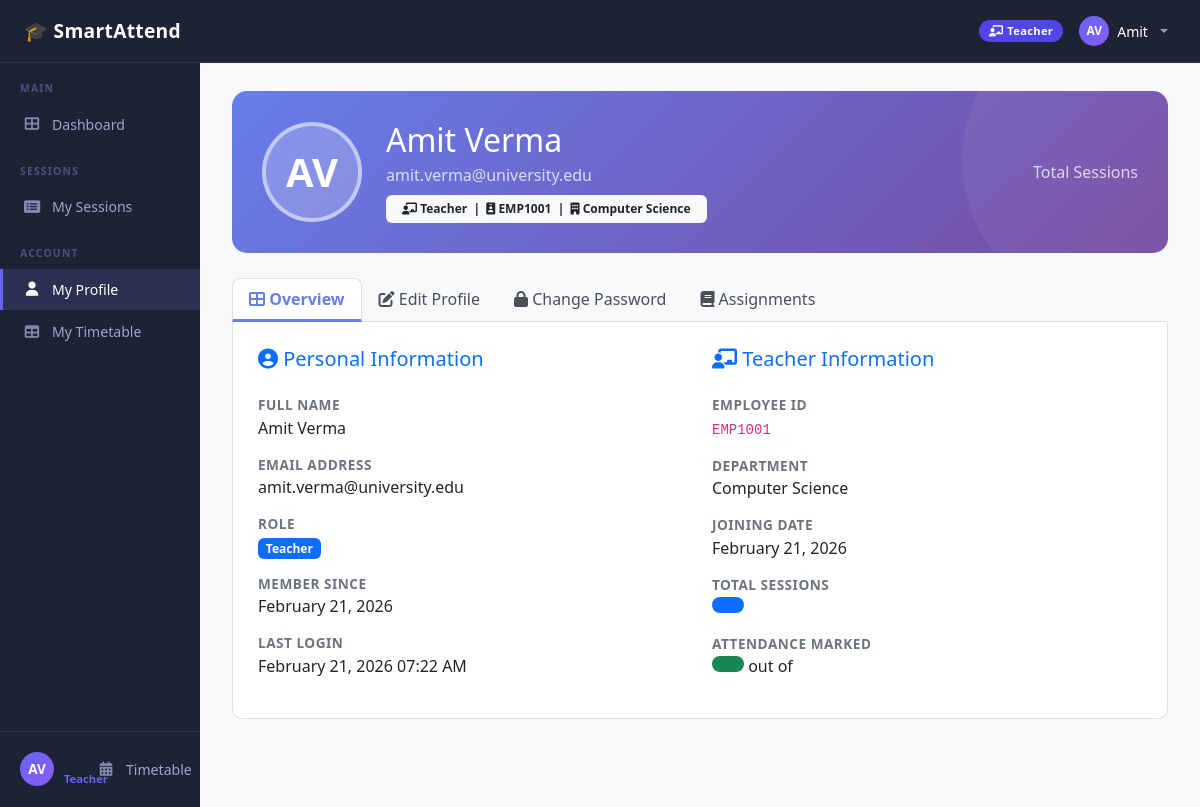
The app's page /accounts/profile/ (signed in), older data.
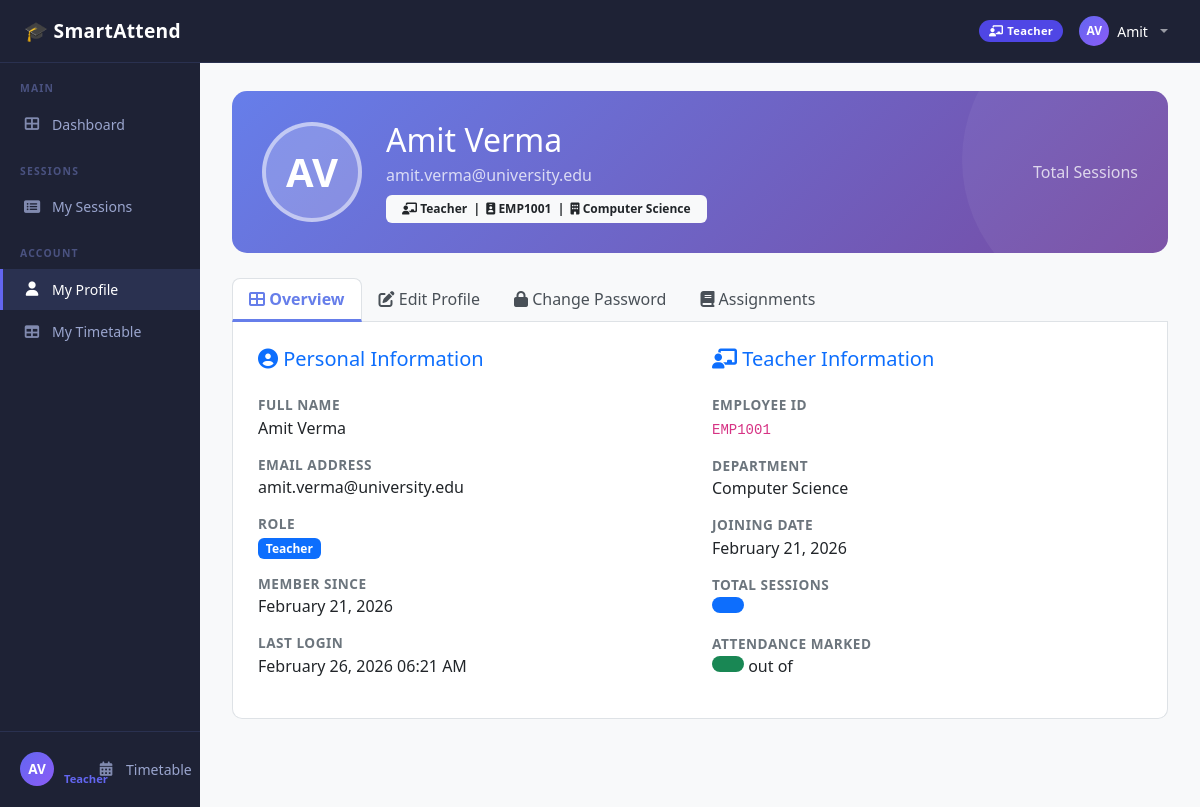
The same page, newer data.
### apps/accounts/models.py (models this page shows, shortened)
class CustomUser(AbstractBaseUser, PermissionsMixin):
    USER_TYPE_CHOICES = (
        ('student', 'Student'),
        ('teacher', 'Teacher'),
        ('management', 'Management'),
    )
    email = models.EmailField(unique=True, verbose_name='Email Address')
    first_name = models.CharField(max_length=50)
    last_name = models.CharField(max_length=50)
    user_type = models.CharField(max_length=15, choices=USER_TYPE_CHOICES)
    profile_pic = models.ImageField(
        upload_to='profile_pics/',
        blank=True,
        null=True,
        verbose_name='Profile Picture'
    )
    is_active = models.BooleanField(default=True)
    is_staff = models.BooleanField(default=False)
    date_joined = models.DateTimeField(auto_now_add=True)
    last_login = models.DateTimeField(auto_now=True)
    objects = CustomUserManager()
    USERNAME_FIELD = 'email'
    REQUIRED_FIELDS = ['first_name', 'last_name', 'user_type']
    class Meta:
        verbose_name = 'User'
        verbose_name_plural = 'Users'
        ordering = ['-date_joined']
    def get_full_name(self):
        return f"{self.first_name} {self.last_name}"

### apps/accounts/views.py (the view)
# urls.py: path('profile/', views.profile, name='profile'),
@login_required
def profile(request):
    user = request.user
    context = {
        'user': user,
    }
    if user.user_type == 'student':
        context['student'] = user.student_profile
        context['attendance_percentage'] = user.student_profile.get_attendance_percentage()
    elif user.user_type == 'teacher':
        context['teacher'] = user.teacher_profile
    return render(request, 'accounts/profile.html', context)

### apps/accounts/context_processors.py (called while the page is built)
def sidebar_context(request):
    context = {}
    if request.user.is_authenticated:
        if request.user.user_type == 'management':
            context['all_sections'] = Section.objects.all().order_by('semester', 'code')
    return context

### templates/accounts/profile.html (shortened to what the changed rows need)
{% extends 'base.html' %}
{% load static %}
{% block content %}
<div class="profile-header">
    <div class="row align-items-center">
        <div class="col-auto">
            <div class="profile-avatar">
                {% if user.profile_pic %}
                    <img src="{{ user.profile_pic.url }}" alt="Profile Picture">
                {% else %}
                    {{ user.first_name|first }}{{ user.last_name|first }}
                {% endif %}
            </div>
        </div>
        <div class="col">
            <h2 class="mb-1">{{ user.get_full_name }}</h2>
            <p class="mb-2 opacity-75">{{ user.email }}</p>
            <span class="badge bg-light text-dark px-3 py-2">
                {% if user.user_type == 'student' %}
                    <i class="fas fa-graduation-cap"></i> Student
                    &nbsp;|&nbsp;
                    <i class="fas fa-id-card"></i> {{ student.roll_number }}
                    &nbsp;|&nbsp;
                    <i class="fas fa-users"></i> {{ student.section.code }}
                {% elif user.user_type == 'teacher' %}
                    <i class="fas fa-chalkboard-teacher"></i> Teacher
                    &nbsp;|&nbsp;
                    <i class="fas fa-id-badge"></i> {{ teacher.employee_id }}
                    &nbsp;|&nbsp;
                    <i class="fas fa-building"></i> {{ teacher.department }}
                {% else %}
                    <i class="fas fa-user-shield"></i> Management
                {% endif %}
            </span>
        </div>
    </div>
</div>
<div class="tab-content" id="profileTabsContent">
    <div class="tab-pane fade show active" id="overview" role="tabpanel">
        <div class="row">
            <div class="col-md-6">
                <h5 class="mb-4 text-primary">
                    <i class="fas fa-user-circle"></i> Personal Information
                </h5>
                <div class="info-label">Full Name</div>
                <div class="info-value">{{ user.get_full_name }}</div>
                <div class="info-label">Email Address</div>
                <div class="info-value">{{ user.email }}</div>
                <div class="info-label">Role</div>
                <div class="info-value">
                    <span class="badge bg-primary">{{ user.get_user_type_display }}</span>
                </div>
                <div class="info-label">Member Since</div>
                <div class="info-value">{{ user.date_joined|date:"F d, Y" }}</div>
                <div class="info-label">Last Login</div>
                <div class="info-value">{{ user.last_login|date:"F d, Y h:i A" }}</div>
            </div>
        </div>
    </div>
</div>
{% endblock %}

### templates/base.html (shortened to what the changed rows need)
<!DOCTYPE html>
<html lang="en">
<head>
    <link href="https://cdn.jsdelivr.net/npm/bootstrap@5.3.0/dist/css/bootstrap.min.css" rel="stylesheet">
    <link href="https://cdnjs.cloudflare.com/ajax/libs/font-awesome/6.4.0/css/all.min.css" rel="stylesheet">
</head>
<body>
<nav class="navbar navbar-expand-lg navbar-dark"
      style="background: #1e2235; border-bottom: 1px solid #2a3150;
            position: sticky; top: 0; z-index: 1030;">
    <div class="container-fluid px-4">
        <div class="collapse navbar-collapse" id="navbarNav">
            <ul class="navbar-nav ms-auto align-items-center gap-2">
                {% if user.is_authenticated %}
                {% if user.user_type == 'student' %}
    <span class="role-badge"
          style="background:#059669; color:#ffffff;">
        <i class="fas fa-graduation-cap me-1"></i>Student
    </span>
{% elif user.user_type == 'teacher' %}
    <span class="role-badge"
          style="background:#4f46e5; color:#ffffff;">
        <i class="fas fa-chalkboard-teacher me-1"></i>Teacher
    </span>
{% elif user.user_type == 'management' %}
    <span class="role-badge"
          style="background:#d97706; color:#ffffff;">
        <i class="fas fa-user-shield me-1"></i>Management
    </span>
{% endif %}
                <li class="nav-item dropdown">
                    <a class="nav-link dropdown-toggle d-flex align-items-center gap-2"
                       href="#" id="userDropdown" role="button"
                       data-bs-toggle="dropdown">
                        <div style="width:30px;height:30px;border-radius:50%;
                                    background:linear-gradient(135deg,#6366f1,#8b5cf6);
                                    display:flex;align-items:center;justify-content:center;
                                    font-size:0.75rem;font-weight:700;color:white;overflow:hidden;">
                            {% if user.profile_pic %}
                                <img src="{{ user.profile_pic.url }}"
                                     style="width:100%;height:100%;object-fit:cover;">
                            {% else %}
                                {{ user.first_name|first }}{{ user.last_name|first }}
                            {% endif %}
                        </div>
                        <span class="text-white small fw-600">{{ user.first_name }}</span>
                    </a>
                </li>
                {% endif %}
            </ul>
        </div>
    </div>
</nav>
<div class="container-fluid p-0">
    <div class="row g-0">
        {% if user.is_authenticated %}
        <nav class="col-md-2 sidebar d-none d-md-flex flex-column justify-content-between">
            <div>
                {% if user.user_type == 'student' %}
                <div class="sidebar-section-label">Main</div>
                <a href="{% url 'attendance:student_dashboard' %}"
                   class="sidebar-link {% if request.resolver_match.url_name == 'student_dashboard' %}active{% endif %}">
                    <i class="fas fa-th-large"></i> Dashboard
                </a>
                <div class="sidebar-section-label">Attendance</div>
                <a href="{% url 'attendance:student_attendance_detail' %}"
                   class="sidebar-link {% if request.resolver_match.url_name == 'student_attendance_detail' %}active{% endif %}">
                    <i class="fas fa-calendar-check"></i> My Attendance
                </a>
                <a href="{% url 'attendance:student_schedule' %}"
                   class="sidebar-link {% if request.resolver_match.url_name == 'student_schedule' %}active{% endif %}">
                    <i class="fas fa-calendar-week"></i> My Schedule
                </a>
                <div class="sidebar-section-label">Account</div>
                <a href="{% url 'profile' %}"
                   class="sidebar-link {% if request.resolver_match.url_name == 'profile' %}active{% endif %}">
                    <i class="fas fa-user"></i> My Profile
                </a>
                <a href="{% url 'attendance:student_timetable' %}"
   class="sidebar-link {% if request.resolver_match.url_name == 'student_timetable' %}active{% endif %}">
    <i class="fas fa-table"></i> My Timetable
</a>
                {% elif user.user_type == 'teacher' %}
                <div class="sidebar-section-label">Main</div>
                <a href="{% url 'attendance:teacher_dashboard' %}"
                   class="sidebar-link {% if request.resolver_match.url_name == 'teacher_dashboard' %}active{% endif %}">
                    <i class="fas fa-th-large"></i> Dashboard
                </a>
                <div class="sidebar-section-label">Sessions</div>
                <a href="{% url 'attendance:teacher_sessions_list' %}"
                   class="sidebar-link {% if request.resolver_match.url_name == 'teacher_sessions_list' %}active{% endif %}">
                    <i class="fas fa-list-alt"></i> My Sessions
                </a>
                <div class="sidebar-section-label">Account</div>
                <a href="{% url 'profile' %}"
                   class="sidebar-link {% if request.resolver_match.url_name == 'profile' %}active{% endif %}">
                    <i class="fas fa-user"></i> My Profile
                </a>
                <a href="{% url 'attendance:teacher_timetable' %}"
   class="sidebar-link {% if request.resolver_match.url_name == 'teacher_timetable' %}active{% endif %}">
    <i class="fas fa-table"></i> My Timetable
</a>
                {% endif %}
            </div>
            <div class="sidebar-user">
                <div class="sidebar-avatar">
                    {% if user.profile_pic %}
                        <img src="{{ user.profile_pic.url }}" alt="avatar">
                    {% else %}
                        {{ user.first_name|first }}{{ user.last_name|first }}
                    {% endif %}
                </div>
                <div style="min-width:0;">
                    <div class="sidebar-user-role">
                        {{ user.get_user_type_display }}
                    </div>
                </div>
                <a href="{% url 'attendance:management_timetable' %}"
   class="sidebar-link {% if request.resolver_match.url_name == 'management_timetable' %}active{% endif %}">
    <i class="fas fa-calendar-alt"></i> Timetable
</a>
            </div>
        </nav>
        {% endif %}
        <main class="{% if user.is_authenticated %}col-md-10{% else %}col-12{% endif %} content-area">
            {% block content %}{% endblock %}
        </main>
    </div>
</div>
</body>
</html>

Row changes from the older to the newer data that the page shows:
changed CustomUser "Amit Verma": last_login "February 21, 2026 07:22 AM" → "February 26, 2026 06:21 AM"
